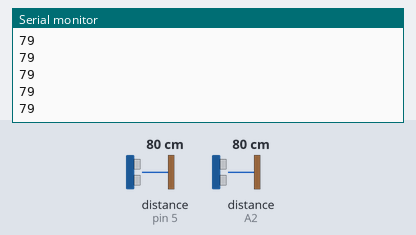
Simulated run of this sketch. Board: Arduino Uno, built with avr-gcc and run on an emulated ATmega328P. Shown: the last lines printed to the serial monitor. Wiring (inferred from the names in the program): 2 × ultrasonic range finder: trigger pin 4, echo pin 5 / trigger A1, echo A2. The test bench sets the inputs (shaded band); at power-on: distance to the obstacle (sensors on pin 5, A2) 80 cm. The echo pulse lasts 58.3 µs per cm.

Above: at 1.2 s.
1.3 s: distance to the obstacle (sensor on pin 5) set to 2 cm
At 2.3 s:
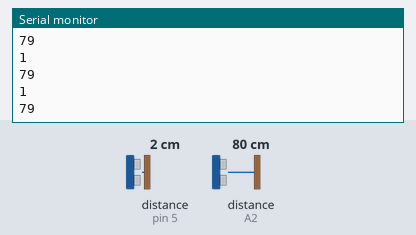
2.8 s: distance to the obstacle (sensor on A2) set to 4 cm
At 3.9 s:
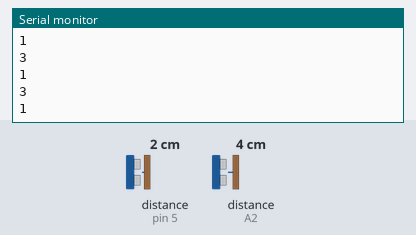
4.3 s: distance to the obstacle (sensor on pin 5) set to 9 cm
At 5.4 s:
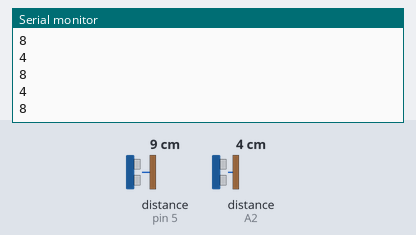
5.8 s: distance to the obstacle (sensor on A2) set to 9 cm
At 6.9 s:
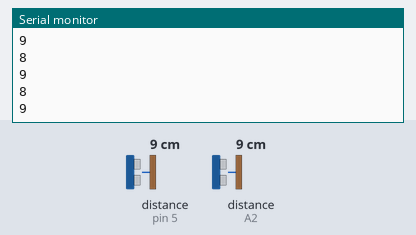
Timing chart, 0 to 8.3 s (numbered marks = the images above; inputs shaded):
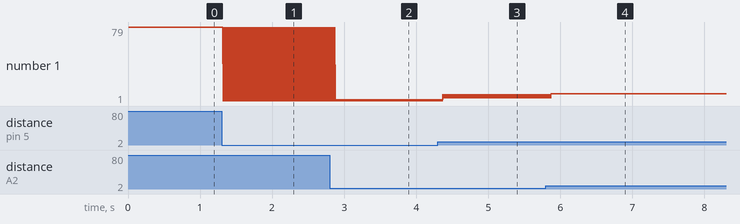

The sketch:

HC_SR04_Ultrasonic_Double_Sensor.ino
```cpp
/*----------HC_SR04_Double_Sensor_Access----------------*/
/*-------------Source Code by---------------------------*/
/*------Modified & Adapted by Habib.m @Hab_mz-----------*/
/*-----------------------V1.1---------------------------*/

#define gnd2 6
#define echo1 5
#define trig1 4
#define vcc 3

#define gnd2 A3
#define echo2 A2
#define trig2 A1
#define vcc2 A0

long duration,distance, sen1,sen2;

void setup() {
  Serial.begin (9600);
  pinMode(echo1, INPUT);
  pinMode(trig1, OUTPUT);
  pinMode(vcc, OUTPUT);
  digitalWrite(vcc, HIGH);

  pinMode(echo2, INPUT);
  pinMode(trig2, OUTPUT);
  pinMode(vcc2, OUTPUT);
  pinMode(gnd2, OUTPUT);
  digitalWrite(vcc2, HIGH);
  digitalWrite(gnd2, LOW);
}

void loop() {
  hitung(trig1,echo1);
  sen1 = distance;
  hitung(trig2,echo2);
  sen2 = distance;

  Serial.println(sen1);
  Serial.println("");
  Serial.println(sen2);
}

void hitung(int tr,int ec){
  digitalWrite(tr, LOW);
  delayMicroseconds(2);
  digitalWrite(tr, HIGH);
  delayMicroseconds(10);
  digitalWrite(tr, LOW);
  duration = pulseIn(ec, HIGH);
  distance = duration/58.2;
}
```

Measured:
- after the input at 1.3 s, the serial monitor: prints a new line at once (image 1)
- after the input at 2.8 s, the serial monitor: prints a new line after 0.08 s (image 2)
- after the input at 4.3 s, the serial monitor: prints a new line after 0.07 s (image 3)
- after the input at 5.8 s, the serial monitor: prints a new line after 0.07 s (image 4)
- plotted number 1: 79 → 1 after the input at 1.3 s, 1 → 4 after the input at 4.3 s
